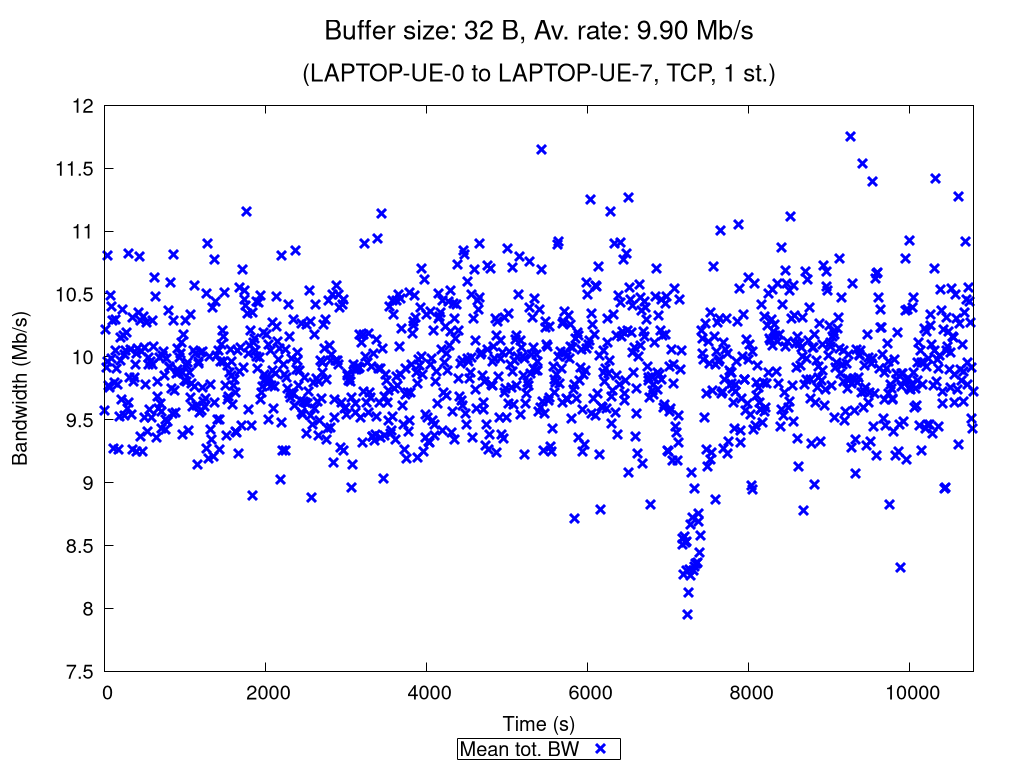

Here is the gnuplot script that generated this plot:
set terminal pngcairo nocrop enhanced size 1024,768 font "Verdana,15"
set output "TCP_1_st_2020_11_16_12-18-24_one2two_00032B.png"

set title "{/=20 Buffer size: 32 B, Av. rate: 9.90 Mb/s}\n\n{/=18 (LAPTOP-UE-0 to LAPTOP-UE-7, TCP, 1 st.)}"

set xlabel "Time (s)"
set ylabel "Bandwidth (Mb/s)"
set ytics nomirror
set key bmargin center horizontal box samplen 1 width -1
set bmargin 4.6
set rmargin 4.5

rf = 1000000.0  # rate factor
set style fill transparent solid 0.2 noborder
set autoscale xfix
plot "TCP_1_st_2020_11_16_12-18-24_one2two_00032B_iperf_processed.dat" using 1:($2/rf-$3/rf):($2/rf+$3/rf) with filledcurves lc rgb "blue" notitle, \
     "" using 1:($2/rf) with points pt 2 ps 1.5 lw 3 lc rgb "blue" title "Mean tot. BW", \
